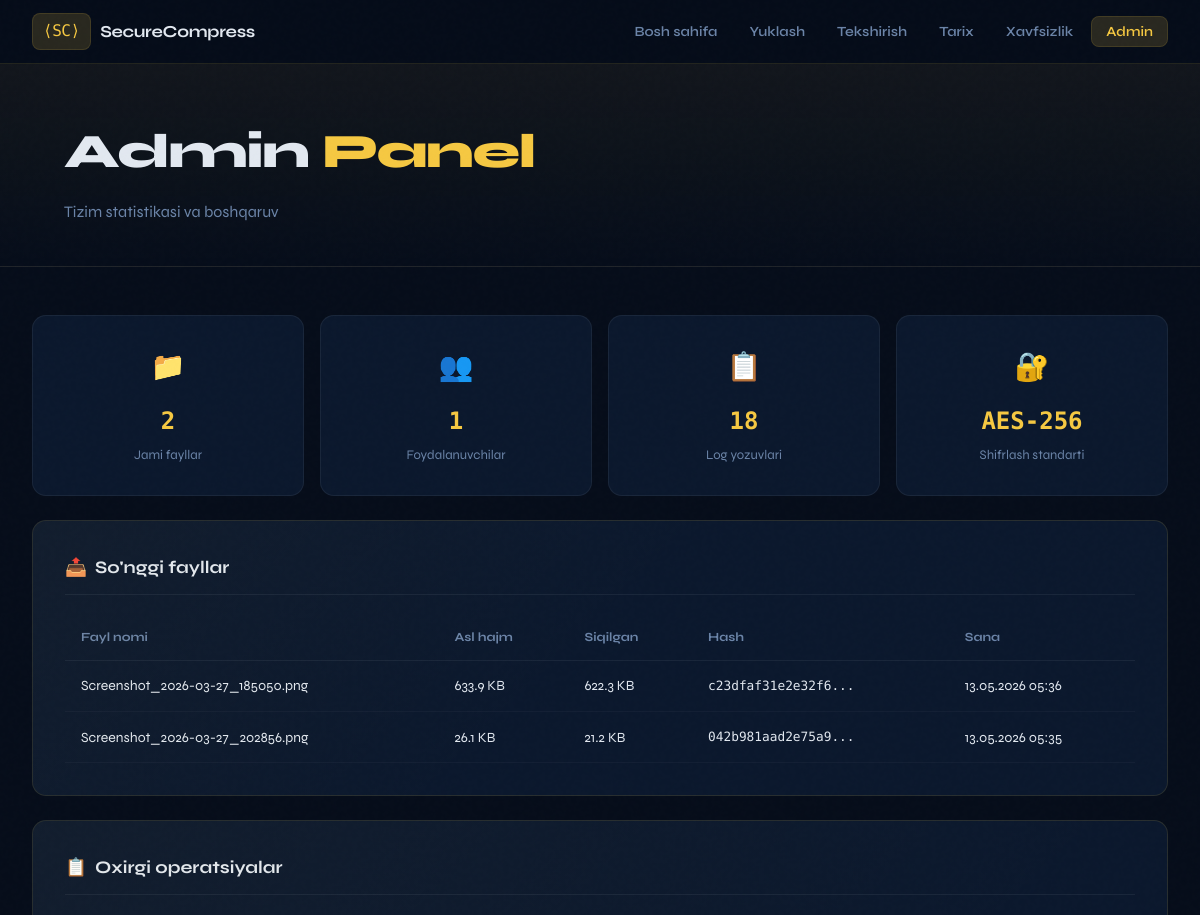
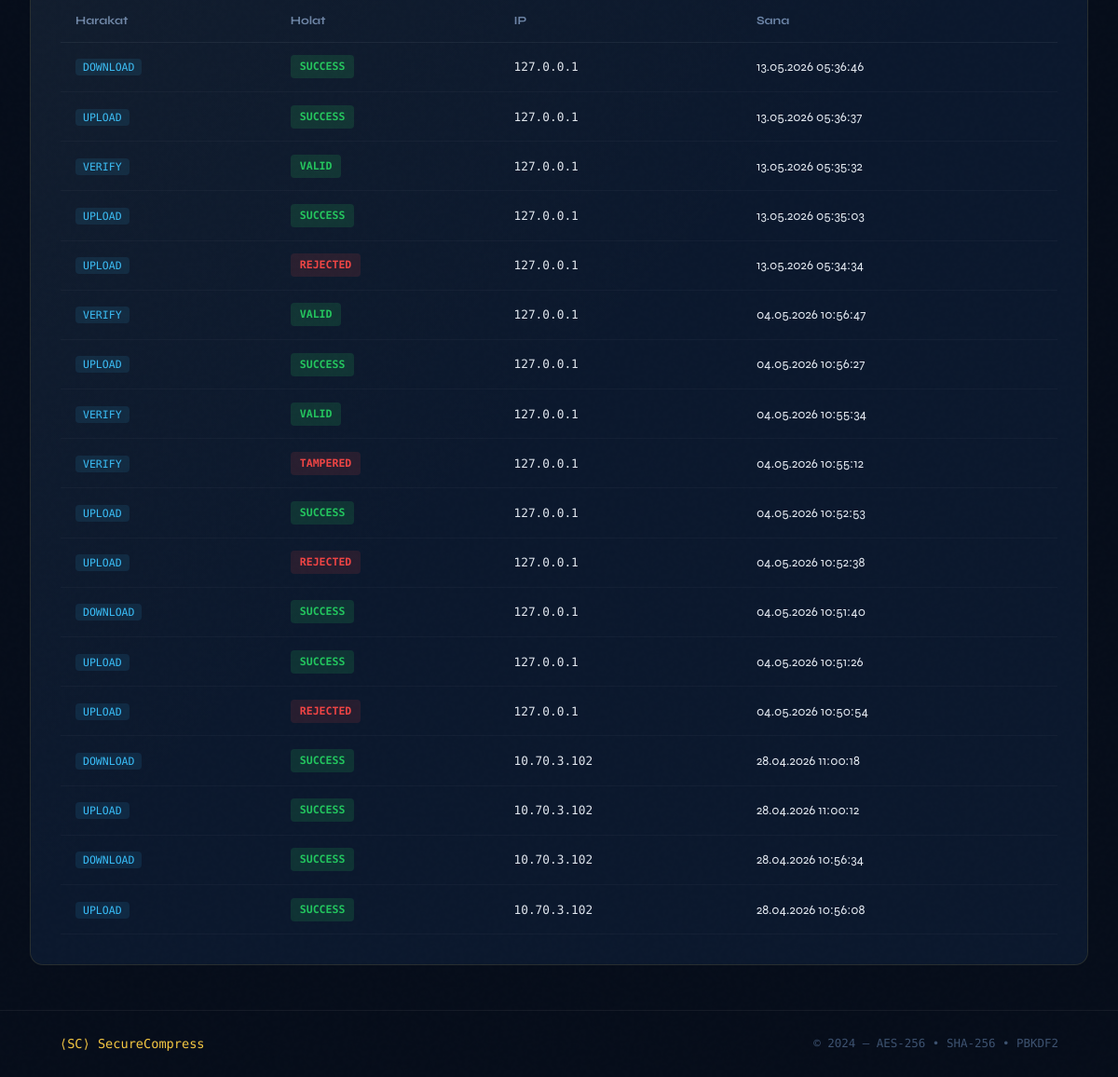
/admin, run on an earlier commit of the app's database (2 pictures, top to bottom).
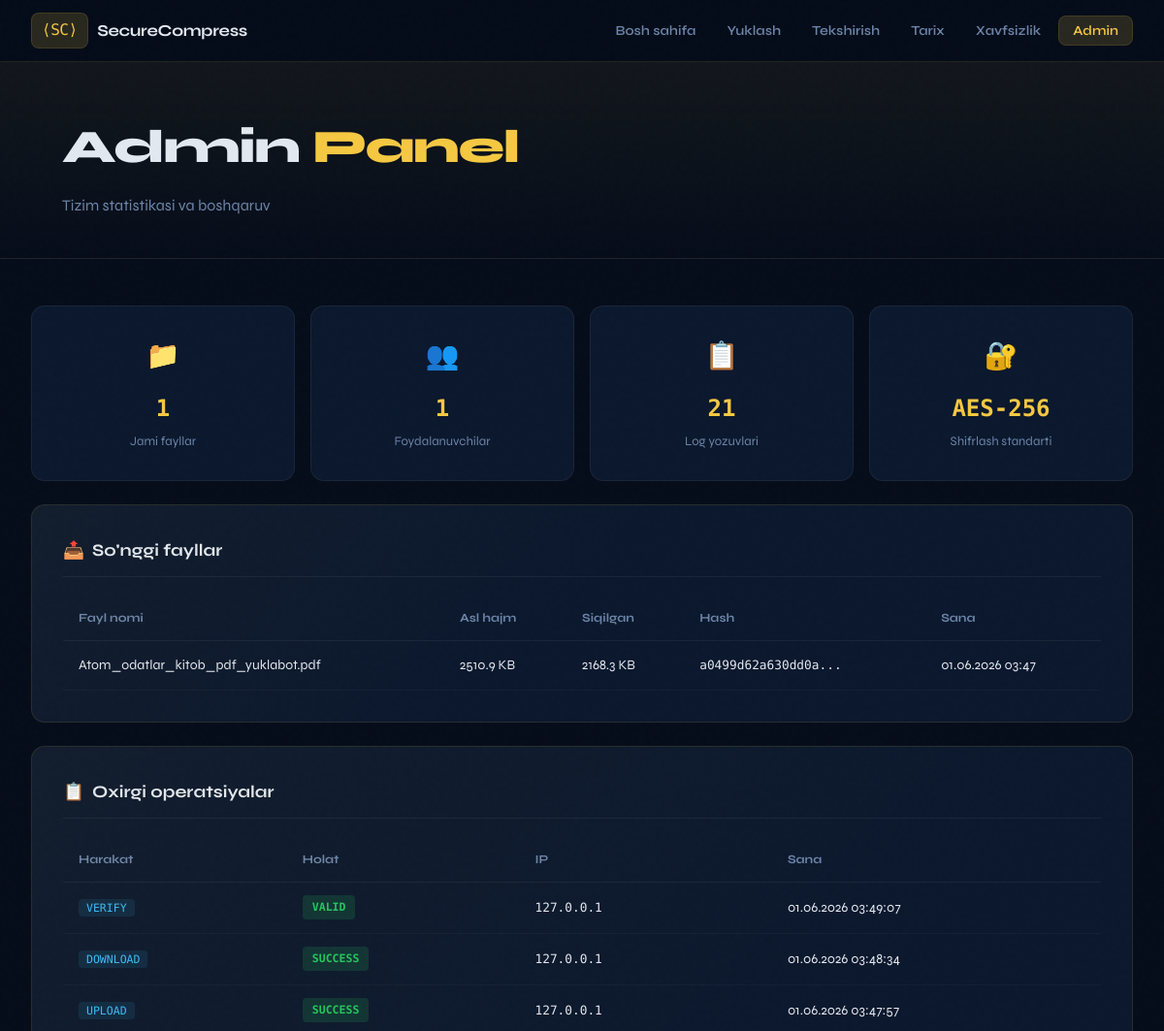
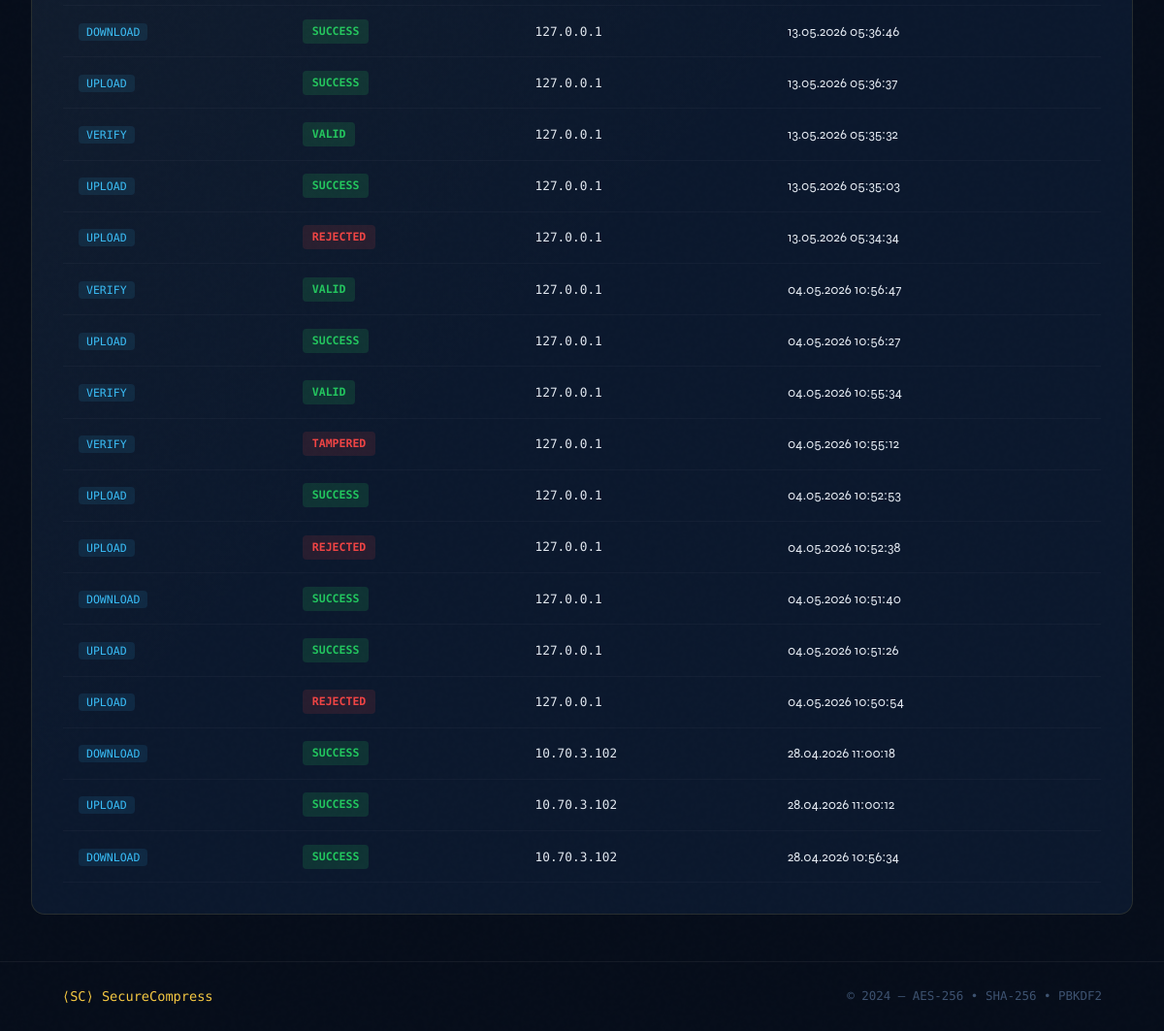
And on a later commit of the database (2 pictures, top to bottom).
### app.py (models this page shows, shortened)
class FileRecord(db.Model):
    __tablename__ = 'files'
    id = db.Column(db.Integer, primary_key=True)
    file_id = db.Column(db.String(36), unique=True, nullable=False, default=lambda: str(uuid.uuid4()))
    filename = db.Column(db.String(256), nullable=False)
    original_size = db.Column(db.Integer, nullable=False)
    compressed_size = db.Column(db.Integer, nullable=False)
    hash_sha256 = db.Column(db.String(64), nullable=False)
    warnings = db.Column(db.Text, default='[]')
    stored_path = db.Column(db.String(512), nullable=False)
    user_id = db.Column(db.Integer, db.ForeignKey('users.id'), nullable=True)
    created_at = db.Column(db.DateTime, default=datetime.utcnow)
    expires_at = db.Column(db.DateTime, default=lambda: datetime.utcnow() + timedelta(hours=24))

class Log(db.Model):
    __tablename__ = 'logs'
    id = db.Column(db.Integer, primary_key=True)
    action = db.Column(db.String(128), nullable=False)
    status = db.Column(db.String(32), nullable=False)
    details = db.Column(db.Text, default='')
    ip_address = db.Column(db.String(64), default='')
    created_at = db.Column(db.DateTime, default=datetime.utcnow)

### app.py (the view)
@app.route('/admin')
def admin_page():
    stats = {
        'total_files': FileRecord.query.count(),
        'total_users': User.query.count(),
        'total_logs': Log.query.count(),
        'recent_logs': Log.query.order_by(Log.created_at.desc()).limit(20).all(),
        'recent_files': FileRecord.query.order_by(FileRecord.created_at.desc()).limit(10).all(),
    }
    return render_template('admin.html', stats=stats)

### templates/admin.html (shortened to what this page needs)
{% extends "base.html" %}
{% block content %}
<div class="page-header">
    <div class="page-header-inner">
        <h1 class="page-title">Admin <span class="accent">Panel</span></h1>
        <p class="page-sub">Tizim statistikasi va boshqaruv</p>
    </div>
</div>
<div class="admin-container">
    <div class="admin-stats">
        <div class="admin-stat-card">
            <div class="asc-icon">📁</div>
            <div class="asc-val">{{ stats.total_files }}</div>
            <div class="asc-label">Jami fayllar</div>
        </div>
        <div class="admin-stat-card">
            <div class="asc-icon">👥</div>
            <div class="asc-val">{{ stats.total_users }}</div>
            <div class="asc-label">Foydalanuvchilar</div>
        </div>
        <div class="admin-stat-card">
            <div class="asc-icon">📋</div>
            <div class="asc-val">{{ stats.total_logs }}</div>
            <div class="asc-label">Log yozuvlari</div>
        </div>
        <div class="admin-stat-card">
            <div class="asc-icon">🔐</div>
            <div class="asc-val">AES-256</div>
            <div class="asc-label">Shifrlash standarti</div>
        </div>
    </div>
    <div class="glass-card admin-section">
        <h3 class="admin-sec-title">
            <span>📤</span> So'nggi fayllar
        </h3>
        {% if stats.recent_files %}
        <table class="history-table">
            <thead>
                <tr>
                    <th>Fayl nomi</th>
                    <th>Asl hajm</th>
                    <th>Siqilgan</th>
                    <th>Hash</th>
                    <th>Sana</th>
                </tr>
            </thead>
            <tbody>
                {% for f in stats.recent_files %}
                <tr>
                    <td>{{ f.filename }}</td>
                    <td>{{ (f.original_size / 1024)|round(1) }} KB</td>
                    <td>{{ (f.compressed_size / 1024)|round(1) }} KB</td>
                    <td class="mono">{{ f.hash_sha256[:16] }}...</td>
                    <td>{{ f.created_at.strftime('%d.%m.%Y %H:%M') }}</td>
                </tr>
                {% endfor %}
            </tbody>
        </table>
        {% else %}
        <p class="empty-msg">Hali fayl yo'q</p>
        {% endif %}
    </div>
    <div class="glass-card admin-section">
        <h3 class="admin-sec-title">
            <span>📋</span> Oxirgi operatsiyalar
        </h3>
        {% if stats.recent_logs %}
        <table class="history-table">
            <thead>
                <tr>
                    <th>Harakat</th>
                    <th>Holat</th>
                    <th>IP</th>
                    <th>Sana</th>
                </tr>
            </thead>
            <tbody>
                {% for log in stats.recent_logs %}
                <tr>
                    <td><span class="action-badge">{{ log.action }}</span></td>
                    <td>
                        <span class="badge {{ 'badge-active' if log.status in ['SUCCESS', 'VALID'] else 'badge-expired' }}">
                            {{ log.status }}
                        </span>
                    </td>
                    <td class="mono">{{ log.ip_address or '—' }}</td>
                    <td>{{ log.created_at.strftime('%d.%m.%Y %H:%M:%S') }}</td>
                </tr>
                {% endfor %}
            </tbody>
        </table>
        {% else %}
        <p class="empty-msg">Hali log yo'q</p>
        {% endif %}
    </div>
</div>
{% endblock %}

### templates/base.html (shortened to what this page needs)
<!DOCTYPE html>
<html lang="uz">
<head>
    <link rel="stylesheet" href="{{ url_for('static', filename='css/style.css') }}">
</head>
<body>
    <div class="noise-overlay"></div>
    <nav class="navbar">
        <a href="/" class="nav-logo">
            <span class="logo-icon">⟨SC⟩</span>
            <span class="logo-text">SecureCompress</span>
        </a>
        <ul class="nav-links">
            <li><a href="/" class="nav-link {% if request.path == '/' %}active{% endif %}">Bosh sahifa</a></li>
            <li><a href="/upload" class="nav-link {% if request.path == '/upload' %}active{% endif %}">Yuklash</a></li>
            <li><a href="/verify" class="nav-link {% if request.path == '/verify' %}active{% endif %}">Tekshirish</a></li>
            <li><a href="/history" class="nav-link {% if request.path == '/history' %}active{% endif %}">Tarix</a></li>
            <li><a href="/security" class="nav-link {% if request.path == '/security' %}active{% endif %}">Xavfsizlik</a></li>
            <li><a href="/admin" class="nav-link nav-admin {% if request.path == '/admin' %}active{% endif %}">Admin</a></li>
        </ul>
    </nav>
    <main class="main-content">
        {% block content %}{% endblock %}
    </main>
    <footer class="footer">
        <div class="footer-inner">
            <span class="footer-brand">⟨SC⟩ SecureCompress</span>
            <span class="footer-copy">© 2024 — AES-256 • SHA-256 • PBKDF2</span>
        </div>
    </footer>
</body>
</html>

What changed in the data, as far as the page shows it:
removed FileRecord: filename "Screenshot_2026-03-27_185050.png", (f.original_size/1024)|round(1) "633.9", (f.compressed_size/1024)|round(1) "622.3", hash_sha256 "c23dfaf31e2e32f6", created_at "13.05.2026 05:36"
removed FileRecord: filename "Screenshot_2026-03-27_202856.png", (f.original_size/1024)|round(1) "26.1", (f.compressed_size/1024)|round(1) "21.2", hash_sha256 "042b981aad2e75a9", created_at "13.05.2026 05:35"
no longer on this page (row unchanged): Log: action "UPLOAD", status "SUCCESS", ip_address "10.70.3.102", created_at "28.04.2026 10:56:08"
added FileRecord: filename "Atom_odatlar_kitob_pdf_yuklabot.pdf", (f.original_size/1024)|round(1) "2510.9", (f.compressed_size/1024)|round(1) "2168.3", hash_sha256 "a0499d62a630dd0a", created_at "01.06.2026 03:47"
added Log: action "VERIFY", status "VALID", ip_address "127.0.0.1", created_at "01.06.2026 03:49:07"
added Log: action "DOWNLOAD", status "SUCCESS", ip_address "127.0.0.1", created_at "01.06.2026 03:48:34"
added Log: action "UPLOAD", status "SUCCESS", ip_address "127.0.0.1", created_at "01.06.2026 03:47:57"
Also different on the page:
{{ stats.total_files }}: "2" → "1"
{{ stats.total_logs }}: "18" → "21"
